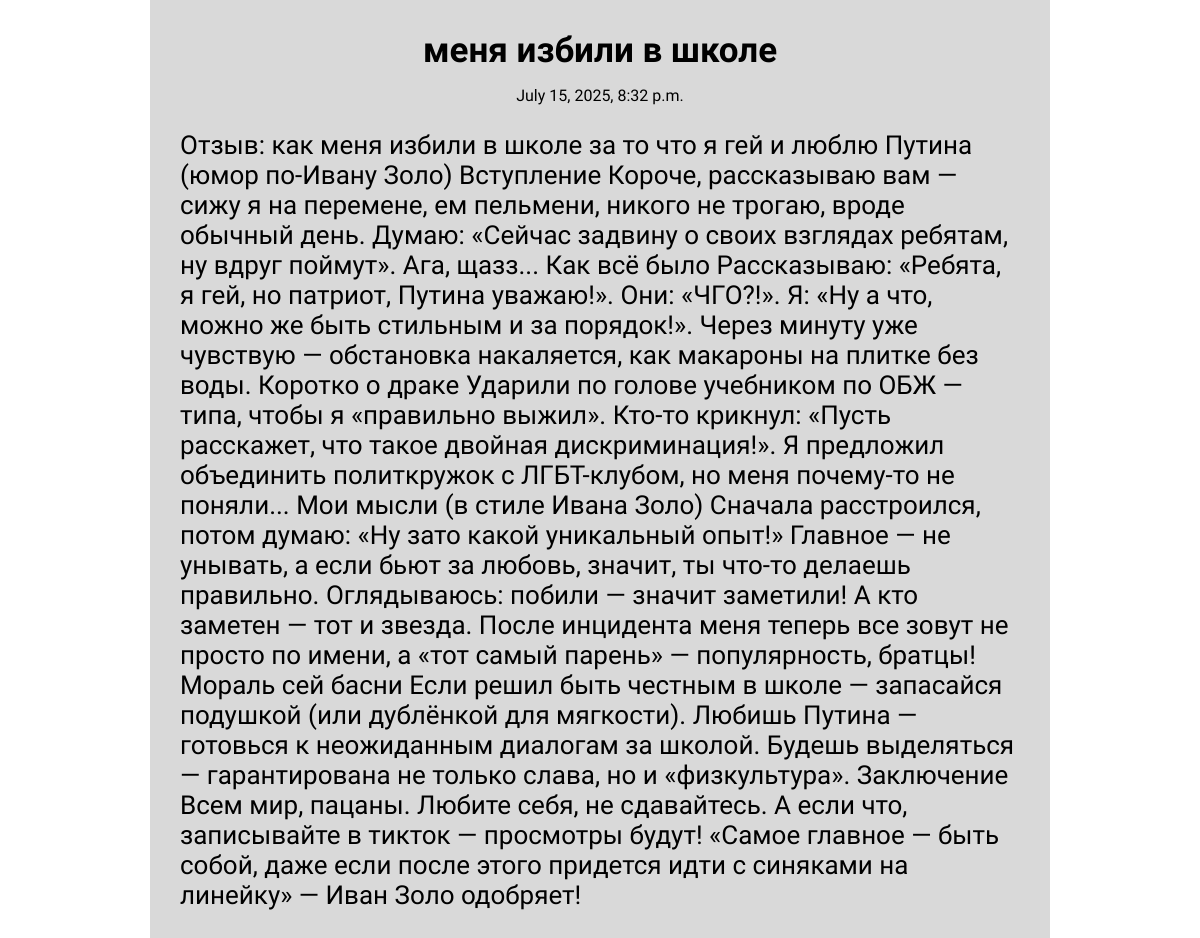
Screenshot of /post/3 with the database file from the repository.
### posts/models.py (models this page shows)
class Post(models.Model):
    title = models.CharField(max_length=100)
    body = models.CharField(max_length=100000)
    created_at = models.DateTimeField(default=datetime.now, blank=True)

### posts/views.py (the view)
def post(request, pk):
    posts = Post.objects.get(id=pk)
    return render(request, 'post.html', {'post': posts})

### templates/post.html (shortened to what this page needs)
{% load static %}
<!DOCTYPE html>
<html lang="en">
<head>
    <link href="{% static 'post.css' %}" rel="stylesheet">
</head>
<body>
    <div class="post">
        <p class="post-title">{{post.title}}</p>
        <p class="post-date">{{post.created_at}}</p>
        <p class="post-body">{{post.body}}</p>
    </div>
</body>
</html>

### static/post.css (style rules this page uses)
* { box-sizing: border-box; margin: 0; padding: 0; }
.post { display:flex; flex-direction: column; align-items: center; width: 900px; margin: 0 auto; padding: 30px 30px; background-color: #D9D9D9; }
.post-title { text-align: center; font-family: 'Ubuntu'; font-size: 35px; font-weight: bold; margin: 0 0 15px 0; }
.post-date { font-family: 'Ubuntu'; text-align: center; margin: 0 0 25px 0; }
.post-body { font-family: 'Ubuntu'; font-size: 26px; }

### rows the page displays
Post: title "меня избили в школе", created_at "July 15, 2025, 8:32 p.m.", body "Отзыв: как меня избили в школе за то что я гей и люблю Путина (юмор по-Ивану Золо) Вступление Короче, рассказываю вам — сижу я на перемене, ем пельмени, никого не трогаю, вроде обычный день. Думаю: «Сейчас задвину о своих взглядах ребятам, ну вдруг поймут». Ага, щазз... Как всё было Рассказываю: «Ребята, я гей, но патриот, Путина уважаю!». Они: «ЧГО?!». Я: «Ну а что, можно же быть стильным и за порядок!». Через минуту уже чувствую — обстановка накаляется, как макароны на плитке без воды. Коротко о драке Ударили по голове учебником по ОБЖ — типа, чтобы я «правильно выжил». Кто-то крикнул: «Пусть расскажет, что такое двойная дискриминация!». Я предложил объединить политкружок с ЛГБТ-клубом,…"
